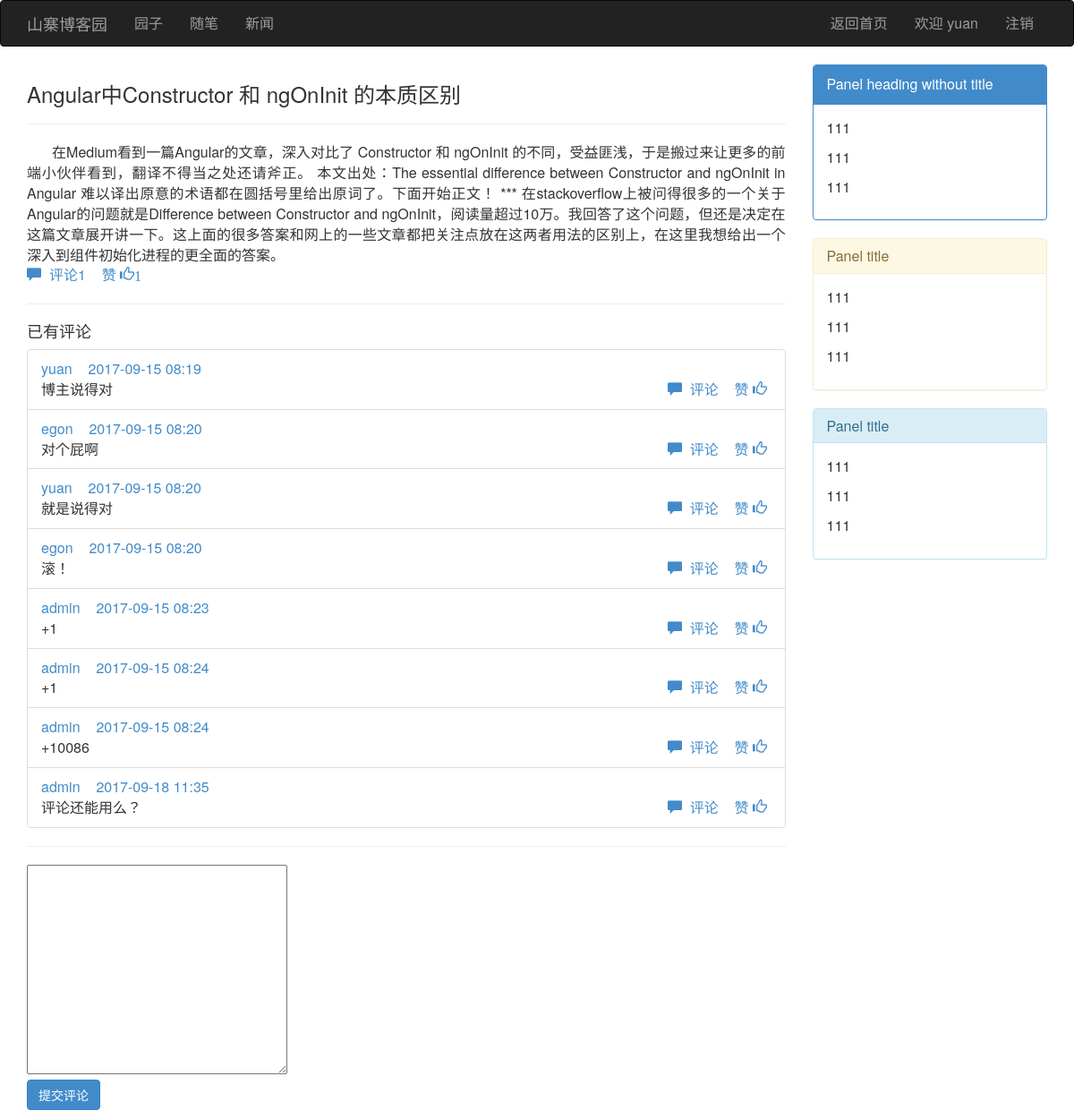
/blog/egon/article/1 (signed in), run on the app's committed database.
### blog/models.py (models this page shows, shortened)
class UserInfo(AbstractUser):
    nid = models.BigAutoField(primary_key=True)
    nickname = models.CharField(verbose_name='昵称', max_length=32)
    telephone = models.CharField(max_length=11, blank=True, null=True, unique=True, verbose_name='手机号码')
    avatar = models.FileField(verbose_name='头像', upload_to='./upload/avatar/',default="./upload/avatar/avatar.png")
    create_time = models.DateTimeField(verbose_name='创建时间',auto_now_add=True)
    fans = models.ManyToManyField(verbose_name='粉丝们',
                                  to='UserInfo',
                                  through='UserFans',
                                  through_fields=('user', 'follower'))

class Article(models.Model):
    nid = models.BigAutoField(primary_key=True)
    title = models.CharField(max_length=50, verbose_name='文章标题')
    desc = models.CharField(max_length=255, verbose_name='文章描述')
    read_count = models.IntegerField(default=0)
    comment_count = models.IntegerField(default=0)
    up_count = models.IntegerField(default=0)
    down_count = models.IntegerField(default=0)
    category = models.ForeignKey(verbose_name='文章类型', to='Category', to_field='nid', null=True)
    create_time = models.DateTimeField(verbose_name='创建时间', auto_now_add=True)
    blog = models.ForeignKey(verbose_name='所属博客', to='Blog', to_field='nid')
    tags = models.ManyToManyField(
        to="Tag",
        through='Article2Tag',
        through_fields=('article', 'tag'),
    )
    type_choices = [
        (1, "Python"),
        (2, "Linux"),
        (3, "OpenStack"),
        (4, "GoLang"),
    ]
    article_type_id = models.IntegerField(choices=type_choices, default=None)
    objects=ArticleManager()

class ArticleDetail(models.Model):
    nid = models.AutoField(primary_key=True,default=1)
    content = models.TextField(verbose_name='文章内容', )
    article = models.OneToOneField(verbose_name='所属文章', to='Article', to_field='nid')

class Comment(models.Model):
    nid = models.BigAutoField(primary_key=True)
    article = models.ForeignKey(verbose_name='评论文章', to='Article', to_field='nid')
    content = models.CharField(verbose_name='评论内容', max_length=255)
    create_time = models.DateTimeField(verbose_name='创建时间', auto_now_add=True)
    parent_id = models.ForeignKey('self', blank=True, null=True, verbose_name='父级评论')
    user = models.ForeignKey(verbose_name='评论者', to='UserInfo', to_field='nid')
    up_count = models.IntegerField(default=0)

### blog/views.py (the view)
# urls.py: url("(?P<user_site>\w+)/article/(?P<article_id>\d+)", views.articleDetail),
def articleDetail(request,user_site,article_id):
    article_obj=Article.objects.filter(nid=article_id).first()
    comment_list=Comment.objects.filter(article_id=article_id)
    return render(request,"articleDetail.html",locals())

### blog/views.py (called while the page is built)
def func_class(request):
    return {"func":settings.FUNCTION}

### templates/articleDetail.html (shortened to what this page needs)
{% extends "base.html" %}
{% block content %}
    <div class="article_content">
        <div><h3>{{ article_obj.title }}</h3></div>
        <hr>
        <div class="content" style="text-align: justify;text-indent: 28px">{{ article_obj.articledetail.content }}</div>
        <div class="artilce_icon">
            <a href=""><span class="glyphicon glyphicon-comment"></span>&nbsp; 评论{{ article_obj.comment_count }}</a> &nbsp;&nbsp;
            <a class="poll">赞 <span class="glyphicon glyphicon-thumbs-up poll_num">{{ article_obj.up_count }}</span>&nbsp</a>
        </div>
        <hr>
        <h4>已有评论</h4>
        <div class="comment_list">
            {% for comment in comment_list %}
                <div class="list-group-item comment_item">
                    <a href="">{{ comment.user.username }}</a> &nbsp;&nbsp;
                    <a href="">{{ comment.create_time|date:"Y-m-d H:i" }}</a>
                    <div>
                        {{ comment.content }}
                        <div class="comment_comment" style="float: right">
                            <a href=""><span class="glyphicon glyphicon-comment"></span>&nbsp; 评论</a> &nbsp;&nbsp;
                            <a class="poll">赞 <span class="glyphicon glyphicon-thumbs-up poll_num"></span>&nbsp</a>
                        </div>
                    </div>
                </div>
            {% endfor %}
        </div>
        <hr>
        <form action="">
            <textarea name="" id="comment_content" cols="30" rows="10">
            </textarea>
            <p>
                <input type="button" class="btn btn-primary ajax_comment" value="提交评论">
            </p>
        </form>
    </div>
{% endblock %}
{% block others %}
    <div class="panel panel-primary">
        <div class="panel-heading">Panel heading without title</div>
        <div class="panel-body">
            <p>111</p>
            <p>111</p>
            <p>111</p>
        </div>
    </div>
    <div class="panel panel-warning">
        <div class="panel-heading">
            <h3 class="panel-title">Panel title</h3>
        </div>
        <div class="panel-body">
            <p>111</p>
            <p>111</p>
            <p>111</p>
        </div>
    </div>
    <div class="panel panel-info">
        <div class="panel-heading">
            <h3 class="panel-title">Panel title</h3>
        </div>
        <div class="panel-body">
            <p>111</p>
            <p>111</p>
            <p>111</p>
        </div>
    </div>
{% endblock %}

### templates/base.html (shortened to what this page needs)
{% load staticfiles %}
<!DOCTYPE html>
<html lang="en">
<head>
    <link rel="stylesheet" href="{% static 'bootstrap/css/bootstrap.css' %}">
</head>
<body>
<nav class="navbar navbar-inverse">
    <div class="container">
        <div class="navbar-header">
            <a class="navbar-brand" href="/index/">山寨博客园</a>
        </div>
        <div class="collapse navbar-collapse" id="bs-example-navbar-collapse-1">
            <ul class="nav navbar-nav">
                {% for type_choice in func %}
                    <li><a href="#">{{ type_choice.1 }}</a></li>
                {% endfor %}
            </ul>
            <ul class="nav navbar-nav navbar-right">
                <li><a href="/index/">返回首页</a></li>
                {% if request.user.is_authenticated %}
                    <li><a href="/login/">欢迎 {{ request.user.username }}</a></li>
                    <li><a href="/logout/">注销</a></li>
                {% else %}
                    <li><a href="/login/">登录</a></li>
                    <li><a href="#">注册</a></li>
                {% endif %}
            </ul>
        </div>
    </div>
</nav>
<div class="container">
    <div class="row">
        <div class="col-md-9">
            {% block content %}
            {% endblock %}
        </div>
        <div class="col-md-3">
            {% block others %}
            {% endblock %}
        </div>
    </div>
</div>
</body>
</html>

### templates/base.html (style rules this page uses)
a { text-decoration: none; }
body { font-size: 16px; }

### data on the page
UserInfo: user.username "yuan"
Article: title "Angular中Constructor 和 ngOnInit 的本质区别", articledetail.content "在Medium看到一篇Angular的文章，深入对比了 Constructor 和 ngOnInit 的不同，受益匪浅，于是搬过来让更多的前端小伙伴看到，翻译不得当之处还请斧正。 本文出处：The essential difference between Constructor and ngOnInit in Angular 难以译出原意的术语都在圆括号里给出原词了。下面开始正文！ *** 在stackoverflow上被问得很多的一个关于Angular的问题就是Difference between Constructor and ngOnInit，阅读量超过10万。我回答了这个问题，但还是决定在这篇文章展开讲一下。这上面的很多答案和网上的一些文章都把关注点放在这两者用法的区别上，在这里我想给出一个深入到组件初始化进程的更全面的答案。", comment_count "1", up_count "1"
Comment: user.username "yuan", create_time "2017-09-15 08:19", content "博主说得对"
Comment: user.username "egon", create_time "2017-09-15 08:20", content "对个屁啊"
Comment: user.username "yuan", create_time "2017-09-15 08:20", content "就是说得对"
Comment: user.username "egon", create_time "2017-09-15 08:20", content "滚！"
Comment: user.username "admin", create_time "2017-09-15 08:23", content "+1"
Comment: user.username "admin", create_time "2017-09-15 08:24", content "+1"
Comment: user.username "admin", create_time "2017-09-15 08:24", content "+10086"
Comment: user.username "admin", create_time "2017-09-18 11:35", content "评论还能用么？"

### other printed values
{{ type_choice.1 }} "园子" "随笔" "新闻"
